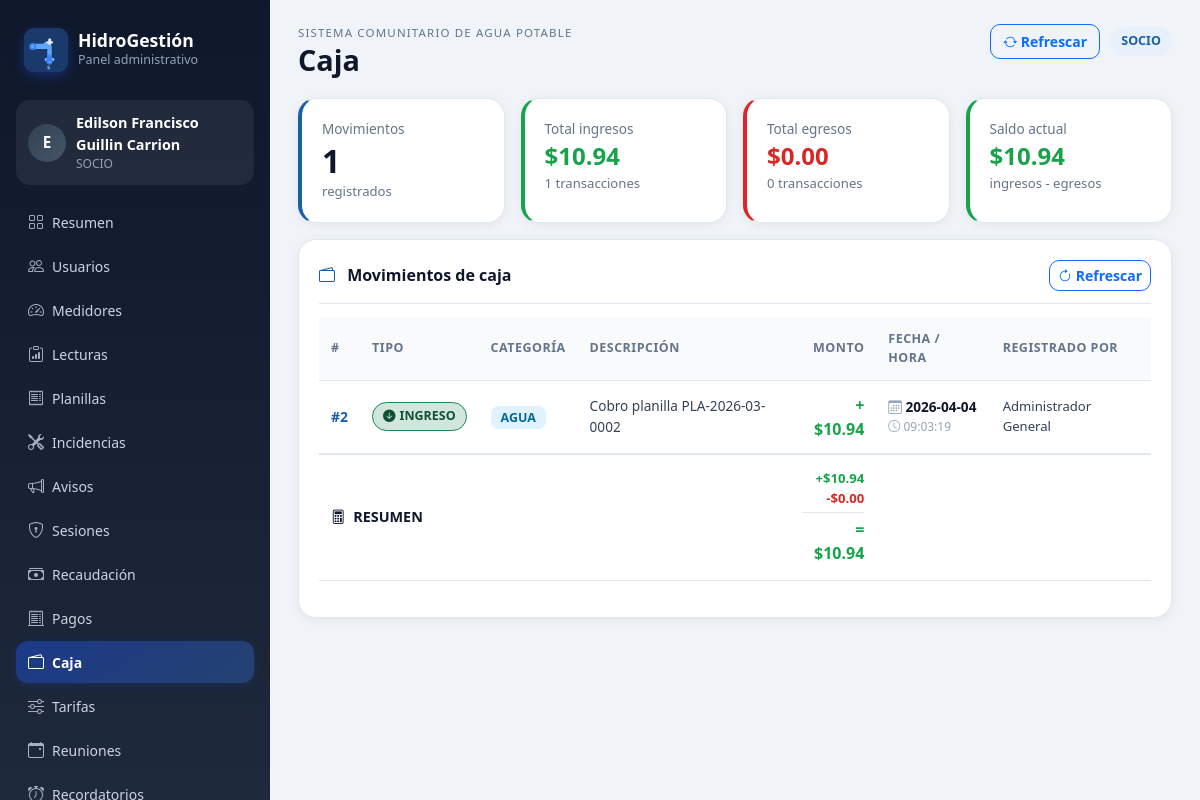
The app's page /dashboard/movimientos-caja (signed in) with its own data.
### app/models.py (models this page shows)
class TimestampMixin:
    creado_en = db.Column(db.DateTime, default=datetime.utcnow, nullable=False)
    actualizado_en = db.Column(db.DateTime, onupdate=datetime.utcnow)

class MovimientoCaja(TimestampMixin, db.Model):
    __tablename__ = 'movimientos_caja'
    id = db.Column(db.Integer, primary_key=True)
    tipo_movimiento = db.Column(db.String(20), nullable=False)
    categoria = db.Column(db.String(30), nullable=False)
    referencia_tabla = db.Column(db.String(50))
    referencia_id = db.Column(db.Integer)
    descripcion = db.Column(db.Text)
    monto = db.Column(db.Float, nullable=False)
    fecha = db.Column(db.String(10), nullable=False)
    hora = db.Column(db.String(8), nullable=False)
    registrado_por = db.Column(db.Integer, db.ForeignKey('usuarios.id'), nullable=False)
    usuario = db.relationship('Usuario', backref='movimientos_caja')

class Usuario(TimestampMixin, db.Model):
    __tablename__ = 'usuarios'
    id = db.Column(db.Integer, primary_key=True)
    rol_id = db.Column(db.Integer, db.ForeignKey('roles.id'), nullable=False)
    cedula = db.Column(db.String(20), unique=True)
    nombres = db.Column(db.String(120), nullable=False)
    apellidos = db.Column(db.String(120), nullable=False)
    telefono = db.Column(db.String(20))
    email = db.Column(db.String(120), unique=True)
    username = db.Column(db.String(80), unique=True)
    password_hash = db.Column(db.String(255), nullable=False)
    foto_perfil = db.Column(db.String(255))
    direccion_referencia = db.Column(db.String(255))
    estado = db.Column(db.String(20), default='ACTIVO', nullable=False)
    ultimo_login = db.Column(db.DateTime)
    rol = db.relationship('Rol', backref='usuarios')
    @property
    def nombre_completo(self) -> str:
        return f"{self.nombres} {self.apellidos}".strip()

### app/routes/dashboard.py (the view)
@dashboard_bp.get('/movimientos-caja')
@dashboard_required
def movimientos_view():
    return render_template('dashboard/movimientos.html', movimientos=MovimientoCaja.query.order_by(MovimientoCaja.id.desc()).all())

### app/routes/dashboard.py (called while the page is built)
def dashboard_required(view_func):
    from functools import wraps
    @wraps(view_func)
    def wrapper(*args, **kwargs):
        if not session.get('web_user_id'):
            return redirect(url_for('dashboard.login_page'))
        return view_func(*args, **kwargs)
    return wrapper

### app/templates/dashboard/movimientos.html (shortened to what this page needs)
{% extends 'dashboard/base.html' %}
{% block page_title %}Caja{% endblock %}
{% block content %}
{% set total_movimientos = movimientos|length %}
{% set ingresos = movimientos|selectattr('tipo_movimiento','eq','INGRESO')|list %}
{% set egresos = movimientos|selectattr('tipo_movimiento','eq','EGRESO')|list %}
{% set total_ingresos = ingresos|sum(attribute='monto') %}
{% set total_egresos = egresos|sum(attribute='monto') %}
{% set saldo = total_ingresos - total_egresos %}
<div class="row g-3 mb-3">
    <div class="col-md-3">
        <div class="metric-card" style="border-left:4px solid #1a5fa8;">
            <div class="metric-card__label">Movimientos</div>
            <div class="metric-card__value">{{ total_movimientos }}</div>
            <div class="metric-card__hint">registrados</div>
        </div>
    </div>
    <div class="col-md-3">
        <div class="metric-card" style="border-left:4px solid #16a34a;">
            <div class="metric-card__label">Total ingresos</div>
            <div class="metric-card__value" style="color:#16a34a;font-size:1.5rem;">
                ${{ '%.2f'|format(total_ingresos) }}
            </div>
            <div class="metric-card__hint">{{ ingresos|length }} transacciones</div>
        </div>
    </div>
    <div class="col-md-3">
        <div class="metric-card" style="border-left:4px solid #dc2626;">
            <div class="metric-card__label">Total egresos</div>
            <div class="metric-card__value" style="color:#dc2626;font-size:1.5rem;">
                ${{ '%.2f'|format(total_egresos) }}
            </div>
            <div class="metric-card__hint">{{ egresos|length }} transacciones</div>
        </div>
    </div>
    <div class="col-md-3">
        <div class="metric-card" style="border-left:4px solid {% if saldo >= 0 %}#16a34a{% else %}#dc2626{% endif %};">
            <div class="metric-card__label">Saldo actual</div>
            <div class="metric-card__value" style="color:{% if saldo >= 0 %}#16a34a{% else %}#dc2626{% endif %};font-size:1.5rem;">
                ${{ '%.2f'|format(saldo) }}
            </div>
            <div class="metric-card__hint">ingresos - egresos</div>
        </div>
    </div>
</div>
<div class="panel-card">
    <div class="panel-card__header">
        <h3 class="panel-card__title">
            <i class="bi bi-wallet2 me-2" style="color:#1a5fa8;"></i>
            Movimientos de caja
        </h3>
        <a class="btn btn-sm btn-outline-primary" href="{{ url_for('dashboard.refresh_page') }}">
            <i class="bi bi-arrow-clockwise"></i> Refrescar
        </a>
    </div>
    <div class="table-responsive">
        <table class="table table-modern align-middle">
            <thead>
                <tr>
                    <th>#</th>
                    <th>Tipo</th>
                    <th>Categoría</th>
                    <th>Descripción</th>
                    <th class="text-end">Monto</th>
                    <th>Fecha / Hora</th>
                    <th>Registrado por</th>
                </tr>
            </thead>
            <tbody>
                {% for m in movimientos %}
                <tr>
                    <td>
                        <span style="font-weight:700;color:#1a5fa8;">#{{ m.id }}</span>
                    </td>
                    <td>
                        {% if m.tipo_movimiento == 'INGRESO' %}
                        <span style="display:inline-flex;align-items:center;gap:4px;padding:4px 10px;border-radius:999px;font-size:.78rem;font-weight:700;background:#d1e7dd;color:#0f5132;border:1px solid #198754;">
                            <i class="bi bi-arrow-down-circle-fill"></i> INGRESO
                        </span>
                        {% elif m.tipo_movimiento == 'EGRESO' %}
                        <span style="display:inline-flex;align-items:center;gap:4px;padding:4px 10px;border-radius:999px;font-size:.78rem;font-weight:700;background:#fee2e2;color:#dc2626;border:1px solid #dc2626;">
                            <i class="bi bi-arrow-up-circle-fill"></i> EGRESO
                        </span>
                        {% else %}
                        <span style="padding:4px 10px;border-radius:999px;font-size:.78rem;font-weight:600;background:#f1f5f9;color:#475569;">
                            {{ m.tipo_movimiento }}
                        </span>
                        {% endif %}
                    </td>
                    <td>
                        <span style="padding:3px 10px;border-radius:8px;font-size:.78rem;font-weight:600;background:#e0f2fe;color:#0369a1;">
                            {{ m.categoria }}
                        </span>
                    </td>
                    <td style="max-width:220px;">
                        <div style="font-size:.85rem;color:#334155;">
                            {{ m.descripcion or '—' }}
                        </div>
                    </td>
                    <td class="text-end">
                        <span style="
                            font-size:1rem;font-weight:800;
                            color:{% if m.tipo_movimiento == 'INGRESO' %}#16a34a{% else %}#dc2626{% endif %};
                        ">
                            {% if m.tipo_movimiento == 'INGRESO' %}+{% else %}-{% endif %}
                            ${{ '%.2f'|format(m.monto or 0) }}
                        </span>
                    </td>
                    <td>
                        <div style="font-weight:600;font-size:.85rem;color:#0f172a;">
                            <i class="bi bi-calendar3" style="color:#94a3b8;"></i>
                            {{ m.fecha or '-' }}
                        </div>
                        <div style="font-size:.75rem;color:#94a3b8;">
                            <i class="bi bi-clock"></i> {{ m.hora or '-' }}
                        </div>
                    </td>
                    <td>
                        <div style="font-size:.82rem;color:#334155;">
                            {{ m.usuario.nombre_completo if m.usuario else '—' }}
                        </div>
                    </td>
                </tr>
                {% endfor %}
            </tbody>
            {% if movimientos %}
            <tfoot>
                <tr style="background:#f8fafc;border-top:2px solid #e2e8f0;">
                    <td colspan="4" style="font-weight:700;font-size:.9rem;padding:.9rem .75rem;color:#0f172a;">
                        <i class="bi bi-calculator me-1"></i> RESUMEN
                    </td>
                    <td class="text-end" style="padding:.9rem .75rem;">
                        <div style="font-size:.82rem;color:#16a34a;font-weight:700;">
                            +${{ '%.2f'|format(total_ingresos) }}
                        </div>
                        <div style="font-size:.82rem;color:#dc2626;font-weight:700;">
                            -${{ '%.2f'|format(total_egresos) }}
                        </div>
                        <div style="font-size:1rem;font-weight:800;color:{% if saldo >= 0 %}#16a34a{% else %}#dc2626{% endif %};border-top:1px solid #e2e8f0;margin-top:4px;padding-top:4px;">
                            = ${{ '%.2f'|format(saldo) }}
                        </div>
                    </td>
                    <td colspan="2"></td>
                </tr>
            </tfoot>
            {% endif %}
        </table>
    </div>
</div>
{% endblock %}

### app/static/css/style.css (style rules this page uses)
:root { --bg: #f0f4f8; --card: #ffffff; --primary: #1a5fa8; --primary-light: #e8f0fb; --primary-dark: #0d3f72; --dark: #0f172a; --muted: #64748b; --border: #e2e8f0; --success: #16a34a; --warning: #f59e0b; --danger: #dc2626; --sidebar-width: 270px; }
* { box-sizing: border-box; }
body.app-body { background: var(--bg); color: #1e293b; font-family: 'Segoe UI', Tahoma, sans-serif; margin: 0; }
.panel-card { background: var(--card); border-radius: 18px; padding: 20px; box-shadow: 0 2px 12px rgba(15,23,42,.06); border: 1px solid var(--border); height: auto; margin-bottom: 16px; }
.metric-card { background: var(--card); border-radius: 18px; padding: 20px; box-shadow: 0 2px 12px rgba(15,23,42,.06); border: 1px solid var(--border); height: 100%; transition: transform .2s, box-shadow .2s; }
.panel-card__header { display: flex; justify-content: space-between; align-items: center; margin-bottom: 14px; padding-bottom: 12px; border-bottom: 1px solid var(--border); }
.panel-card__title { margin: 0; font-size: 1rem; font-weight: 700; color: #0f172a; }
.metric-card__label { color: var(--muted); font-size: .85rem; margin-bottom: 4px; }
.metric-card__value { font-size: 2rem; font-weight: 800; color: #0f172a; line-height: 1.1; }
.metric-card__hint { color: var(--muted); font-size: .82rem; margin-top: 4px; }
.table-modern th, .table-modern td { padding: .75rem .75rem; border-color: var(--border); vertical-align: middle; font-size: .875rem; }
.table-modern th { font-size: .78rem; color: var(--muted); font-weight: 600; text-transform: uppercase; letter-spacing: .04em; background: #f8fafc; }
.btn { border-radius: 10px; font-weight: 600; font-size: .875rem; transition: all .2s; }

### records on screen
MovimientoCaja: id "2", tipo_movimiento "INGRESO" (drawn), categoria "AGUA", descripcion "Cobro planilla PLA-2026-03-0002", monto "10.94", fecha "2026-04-04", hora "09:03:19", usuario "Administrador General"

### other values on screen
{{ (session.get('web_name', 'A')[:1]).upper() }} "E"
{{ session.get('web_name') }} "Edilson Francisco Guillin Carrion"
{{ session.get('web_role') }} "SOCIO"
{{ total_movimientos }} "1"
{{ '%.2f'|format(total_ingresos) }} "10.94"
{{ ingresos|length }} "1"
{{ '%.2f'|format(total_egresos) }} "0.00"
{{ egresos|length }} "0"
{{ '%.2f'|format(saldo) }} "10.94"
